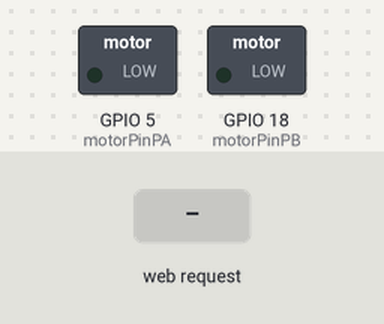
Simulated run of this sketch. Board: ESP32. Shown: switched loads named in the sketch (green lamp = pin HIGH). The test bench sets the inputs (shaded band). WiFi joins after 1.5 s; servers stay silent unless stated; what the sketch prints to the serial monitor is not drawn.

Above: at 2.7 s.
2.8 s: HTTP request GET /PARAFUSAR received
At 4.0 s:
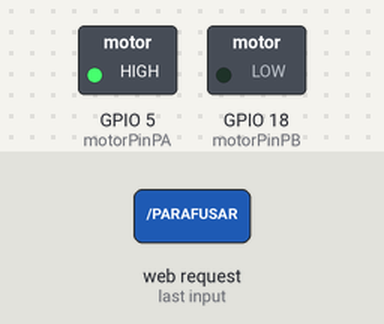
4.3 s: HTTP request GET /DESPARAFUSAR received
At 5.5 s:
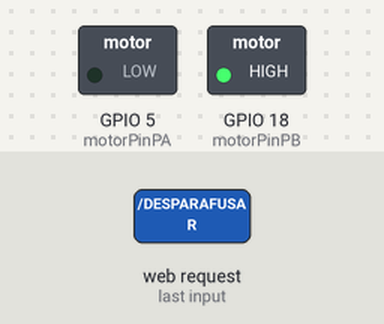
5.8 s: HTTP request GET /PARAR received
At 6.3 s:
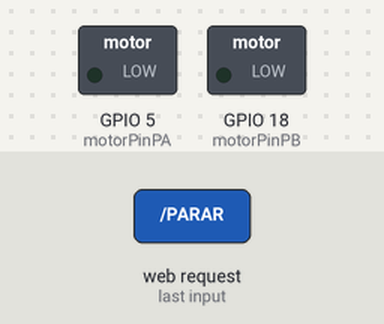
Timing chart, 0 to 8.8 s (numbered marks = the images above; inputs shaded):
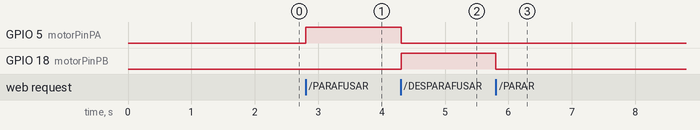

The sketch:

controle_motor_passos.ino
```cpp
#include "Stepper.h"
#include <WiFi.h>

const char * ssid = "elektrabot";
const char* password = "elektrabot1416";

IPAddress local_IP(10, 0, 0, 99);
IPAddress gateway(10, 0, 0, 1);
IPAddress subnet(255, 255, 255, 0);
IPAddress primaryDNS(8, 8, 8, 8);
IPAddress secondaryDNS(8, 8, 4, 4);

WiFiServer server(80);

// int PassosPorVolta = 200; // Passos para dar uma volta

//Eixo X
// #define IN1 15 //d15
// #define IN2 2 //d2
// #define IN3 4 //d4
// #define IN4 16 //rx2

//Parafusadeira
int motorPinPA = 5 ;//D5
int motorPinPB = 18 ; //D18

int posicaoX = 0;
int posicaoZ = 0;
int posicaoP = 0;

// Stepper myStepper(PassosPorVolta, IN1, IN2, IN3, IN4); 	// Instância motor e pinos de comando

void setup() {
  Serial.begin(115200);

  // myStepper.setSpeed(300); // Configura a velocidade por rpm;

  //parafusadeira
  pinMode(motorPinPA, OUTPUT);
  pinMode(motorPinPB, OUTPUT);

  WiFi.config(local_IP, gateway, subnet, primaryDNS, secondaryDNS);

  WiFi.begin(ssid, password);
  while(WiFi.status() != WL_CONNECTED){
    delay(500);
    Serial.print(".");
  }
  Serial.println("Conectado");
  Serial.print("Endereço IP: ");
  Serial.println(WiFi.localIP());

  server.begin();
}

void loop(){
   WiFiClient client = server.available();

  if(client){
    Serial.println("Cliente Conectado");
    String request = client.readStringUntil('\n');
    Serial.println(request);
    client.flush();

    // if(request.indexOf("DIREITA") != -1){
    //   moverDireita();
    // }

    // if(request.indexOf("ESQUERDA") != -1){
    //   moverEsquerda();
    // }

    if(request.indexOf("PARAFUSAR") != -1){
      parafusar();
    }

    if(request.indexOf("DESPARAFUSAR") != -1){
      desparafusar();
    }

    if(request.indexOf("PARAR") != -1){
      parar();
    }

    client.println("HTTP/1.1 200 OK");
    client.println("Access-Control-Allow-Origin: *");
    client.println("Access-Control-Allow-Methods: GET");
    client.println("Access-Control-Allow-Headers: Content-Type");
    client.println("Content-Type: text/html");
    client.println();
    client.println("<!DOCTYPE HTML>");
    client.println("<html>Comando recebido</html>");

    // client.println("HTTP/1.1 200 OK");
    // client.println("Access-Control-Allow-Origin: *");
    // client.println("Content-Type: text/html");
    // client.println();
    // client.println("<!DOCTYPE HTML");
    // client.println("<html>Comando recebido</html>");
  }
}

// void moverDireita(){
//     myStepper.step(PassosPorVolta);
//     delay(1000);
//     posicaoX += 1;
//   }

  // void moverEsquerda(){
  //   myStepper.step(-PassosPorVolta);
  //   delay(1000);
  //   posicaoX -= 1;
  // }

  void parafusar(){
    Serial.print("Movendo para a esquerda");
    digitalWrite(motorPinPA, HIGH);
    digitalWrite(motorPinPB, LOW);
    delay(10);

    posicaoX += 1;
  }

  void desparafusar(){
   Serial.print("Movendo para a esquerda");
    digitalWrite(motorPinPA, LOW);
    digitalWrite(motorPinPB, HIGH);
    delay(10);

    posicaoX -= 1;
  }

  void parar(){
    digitalWrite(motorPinPA, LOW);
    digitalWrite(motorPinPB, LOW);
  }
```

Measured:
- after the input at 2.8 s, GPIO 5 (motorPinPA): LOW → HIGH at once
- after the input at 4.3 s, GPIO 5 (motorPinPA): HIGH → LOW at once; GPIO 18 (motorPinPB): LOW → HIGH at once
- after the input at 5.8 s, GPIO 18 (motorPinPB): HIGH → LOW at once
